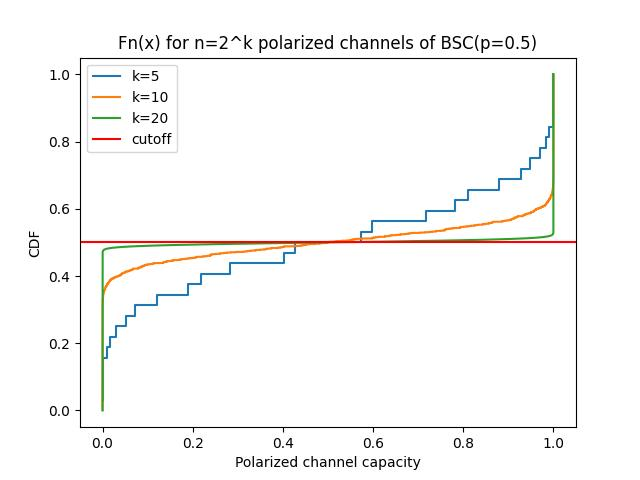

Generate this figure with Python:

import matplotlib.pyplot as plt
import numpy as np


def plotFn(p, k):
    '''
    graph Fn(x), the CDF of the capacities of BSC(p) channels polarized n=2^k times
    '''
    n = 2**k
    ps = [p]
    for _ in range(k):
        new_ps = []
        for p in ps:
            p_l = 2*p - p*p
            p_r = p*p
            new_ps.extend([p_l, p_r])
        ps = new_ps
    Cs = [1-p for p in ps]
    x = np.sort(Cs)
    y = np.arange(1, n + 1) / n
    plt.step(x, y, where='post', label=f"k={k}")


if __name__ == "__main__":
    p = 0.5
    C = 1-p
    plotFn(p, 5)
    plotFn(p, 10)
    plotFn(p, 20)
    # Expect 1-C useless, C perfect channels
    plt.axhline(y=1-C, c="r", label="cutoff")
    plt.xlabel("Polarized channel capacity")
    plt.ylabel("CDF")
    plt.title(
        f"Fn(x) for n=2^k polarized channels of BSC(p={p})")
    plt.legend()
    # plt.show()
    plt.savefig("f_dist.jpg")
